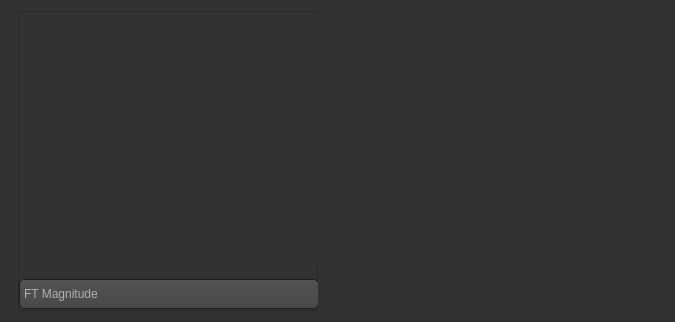
<?xml version="1.0" encoding="UTF-8"?>
<ui version="4.0">
 <class>image_widget_class</class>
 <widget class="QWidget" name="image_widget_class">
  <property name="geometry">
   <rect>
    <x>0</x>
    <y>0</y>
    <width>675</width>
    <height>322</height>
   </rect>
  </property>
  <property name="minimumSize">
   <size>
    <width>675</width>
    <height>322</height>
   </size>
  </property>
  <property name="maximumSize">
   <size>
    <width>676</width>
    <height>322</height>
   </size>
  </property>
  <property name="windowTitle">
   <string>Form</string>
  </property>
  <property name="styleSheet">
   <string notr="true">QToolTip
{
     border: 1px solid black;
     background-color: #ffa02f;
     padding: 1px;
     border-radius: 3px;
     opacity: 100;
}

QWidget
{
    color: #b1b1b1;
    background-color: #323232;
}

QTreeView, QListView
{
    background-color: silver;
    margin-left: 5px;
}

QWidget:item:hover
{
    background-color: QLinearGradient( x1: 0, y1: 0, x2: 0, y2: 1, stop: 0 #ffa02f, stop: 1 #ca0619);
    color: #000000;
}

QWidget:item:selected
{
    background-color: QLinearGradient( x1: 0, y1: 0, x2: 0, y2: 1, stop: 0 #ffa02f, stop: 1 #d7801a);
}

QMenuBar::item
{
    background: transparent;
}

QMenuBar::item:selected
{
    background: transparent;
    border: 1px solid #ffaa00;
}

QMenuBar::item:pressed
{
    background: #444;
    border: 1px solid #000;
    background-color: QLinearGradient(
        x1:0, y1:0,
        x2:0, y2:1,
        stop:1 #212121,
        stop:0.4 #343434/*,
        stop:0.2 #343434,
        stop:0.1 #ffaa00*/
    );
    margin-bottom:-1px;
    padding-bottom:1px;
}

QMenu
{
    border: 1px solid #000;
}

QMenu::item
{
    padding: 2px 20px 2px 20px;
}

QMenu::item:selected
{
    color: #000000;
}

QWidget:disabled
{
    color: #808080;
    background-color: #323232;
}

QAbstractItemView
{
    background-color: QLinearGradient( x1: 0, y1: 0, x2: 0, y2: 1, stop: 0 #4d4d4d, stop: 0.1 #646464, stop: 1 #5d5d5d);
}

QWidget:focus
{
    /*border: 1px solid darkgray;*/
}

QLineEdit
{
    background-color: QLinearGradient( x1: 0, y1: 0, x2: 0, y2: 1, stop: 0 #4d4d4d, stop: 0 #646464, stop: 1 #5d5d5d);
    padding: 1px;
    border-style: solid;
    border: 1px solid #1e1e1e;
    border-radius: 5;
}

QPushButton
{
    color: #b1b1b1;
    background-color: QLinearGradient( x1: 0, y1: 0, x2: 0, y2: 1, stop: 0 #565656, stop: 0.1 #525252, stop: 0.5 #4e4e4e, stop: 0.9 #4a4a4a, stop: 1 #464646);
    border-width: 1px;
    border-color: #1e1e1e;
    border-style: solid;
    border-radius: 6;
    padding: 3px;
    font-size: 12px;
    padding-left: 5px;
    padding-right: 5px;
    min-width: 40px;
}

QPushButton:pressed
{
    background-color: QLinearGradient( x1: 0, y1: 0, x2: 0, y2: 1, stop: 0 #2d2d2d, stop: 0.1 #2b2b2b, stop: 0.5 #292929, stop: 0.9 #282828, stop: 1 #252525);
}

QComboBox
{
    selection-background-color: #ffaa00;
    background-color: QLinearGradient( x1: 0, y1: 0, x2: 0, y2: 1, stop: 0 #565656, stop: 0.1 #525252, stop: 0.5 #4e4e4e, stop: 0.9 #4a4a4a, stop: 1 #464646);
    border-style: solid;
    border: 1px solid #1e1e1e;
    border-radius: 5;
}

QComboBox:hover,QPushButton:hover
{
    border: 2px solid QLinearGradient( x1: 0, y1: 0, x2: 0, y2: 1, stop: 0 #ffa02f, stop: 1 #d7801a);
}


QComboBox:on
{
    padding-top: 3px;
    padding-left: 4px;
    background-color: QLinearGradient( x1: 0, y1: 0, x2: 0, y2: 1, stop: 0 #2d2d2d, stop: 0.1 #2b2b2b, stop: 0.5 #292929, stop: 0.9 #282828, stop: 1 #252525);
    selection-background-color: #ffaa00;
}

QComboBox QAbstractItemView
{
    border: 2px solid darkgray;
    selection-background-color: QLinearGradient( x1: 0, y1: 0, x2: 0, y2: 1, stop: 0 #ffa02f, stop: 1 #d7801a);
}

QComboBox::drop-down
{
     subcontrol-origin: padding;
     subcontrol-position: top right;
     width: 15px;

     border-left-width: 0px;
     border-left-color: darkgray;
     border-left-style: solid; /* just a single line */
     border-top-right-radius: 3px; /* same radius as the QComboBox */
     border-bottom-right-radius: 3px;
 }

QComboBox::down-arrow
{
     image: url(:/qss_icons/DarkOrange/down_arrow.png);
}

QGroupBox
{
    border: 1px solid darkgray;
    margin-top: 10px;
}

QGroupBox:focus
{
    border: 1px solid darkgray;
}

QTextEdit:focus
{
    border: 1px solid darkgray;
}

QScrollBar:horizontal {
     border: 1px solid #222222;
     background: QLinearGradient( x1: 0, y1: 0, x2: 0, y2: 1, stop: 0.0 #121212, stop: 0.2 #282828, stop: 1 #484848);
     height: 7px;
     margin: 0px 16px 0 16px;
}

QScrollBar::handle:horizontal
{
      background: QLinearGradient( x1: 0, y1: 0, x2: 1, y2: 0, stop: 0 #ffa02f, stop: 0.5 #d7801a, stop: 1 #ffa02f);
      min-height: 20px;
      border-radius: 2px;
}

QScrollBar::add-line:horizontal {
      border: 1px solid #1b1b19;
      border-radius: 2px;
      background: QLinearGradient( x1: 0, y1: 0, x2: 1, y2: 0, stop: 0 #ffa02f, stop: 1 #d7801a);
      width: 14px;
      subcontrol-position: right;
      subcontrol-origin: margin;
}

QScrollBar::sub-line:horizontal {
      border: 1px solid #1b1b19;
      border-radius: 2px;
      background: QLinearGradient( x1: 0, y1: 0, x2: 1, y2: 0, stop: 0 #ffa02f, stop: 1 #d7801a);
      width: 14px;
     subcontrol-position: left;
     subcontrol-origin: margin;
}

QScrollBar::right-arrow:horizontal, QScrollBar::left-arrow:horizontal
{
      border: 1px solid black;
      width: 1px;
      height: 1px;
      background: white;
}

QScrollBar::add-page:horizontal, QScrollBar::sub-page:horizontal
{
      background: none;
}

QScrollBar:vertical
{
      background: QLinearGradient( x1: 0, y1: 0, x2: 1, y2: 0, stop: 0.0 #121212, stop: 0.2 #282828, stop: 1 #484848);
      width: 7px;
      margin: 16px 0 16px 0;
      border: 1px solid #222222;
}

QScrollBar::handle:vertical
{
      background: QLinearGradient( x1: 0, y1: 0, x2: 0, y2: 1, stop: 0 #ffa02f, stop: 0.5 #d7801a, stop: 1 #ffa02f);
      min-height: 20px;
      border-radius: 2px;
}

QScrollBar::add-line:vertical
{
      border: 1px solid #1b1b19;
      border-radius: 2px;
      background: QLinearGradient( x1: 0, y1: 0, x2: 0, y2: 1, stop: 0 #ffa02f, stop: 1 #d7801a);
      height: 14px;
      subcontrol-position: bottom;
      subcontrol-origin: margin;
}

QScrollBar::sub-line:vertical
{
      border: 1px solid #1b1b19;
      border-radius: 2px;
      background: QLinearGradient( x1: 0, y1: 0, x2: 0, y2: 1, stop: 0 #d7801a, stop: 1 #ffa02f);
      height: 14px;
      subcontrol-position: top;
      subcontrol-origin: margin;
}

QScrollBar::up-arrow:vertical, QScrollBar::down-arrow:vertical
{
      border: 1px solid black;
      width: 1px;
      height: 1px;
      background: white;
}


QScrollBar::add-page:vertical, QScrollBar::sub-page:vertical
{
      background: none;
}

QTextEdit
{
    background-color: #242424;
}

QPlainTextEdit
{
    background-color: #242424;
}

QHeaderView::section
{
    background-color: QLinearGradient(x1:0, y1:0, x2:0, y2:1, stop:0 #616161, stop: 0.5 #505050, stop: 0.6 #434343, stop:1 #656565);
    color: white;
    padding-left: 4px;
    border: 1px solid #6c6c6c;
}

QCheckBox:disabled
{
color: #414141;
}

QDockWidget::title
{
    text-align: center;
    spacing: 3px; /* spacing between items in the tool bar */
    background-color: QLinearGradient(x1:0, y1:0, x2:0, y2:1, stop:0 #323232, stop: 0.5 #242424, stop:1 #323232);
}

QDockWidget::close-button, QDockWidget::float-button
{
    text-align: center;
    spacing: 1px; /* spacing between items in the tool bar */
    background-color: QLinearGradient(x1:0, y1:0, x2:0, y2:1, stop:0 #323232, stop: 0.5 #242424, stop:1 #323232);
}

QDockWidget::close-button:hover, QDockWidget::float-button:hover
{
    background: #242424;
}

QDockWidget::close-button:pressed, QDockWidget::float-button:pressed
{
    padding: 1px -1px -1px 1px;
}

QMainWindow::separator
{
    background-color: QLinearGradient(x1:0, y1:0, x2:0, y2:1, stop:0 #161616, stop: 0.5 #151515, stop: 0.6 #212121, stop:1 #343434);
    color: white;
    padding-left: 4px;
    border: 1px solid #4c4c4c;
    spacing: 3px; /* spacing between items in the tool bar */
}

QMainWindow::separator:hover
{

    background-color: QLinearGradient(x1:0, y1:0, x2:0, y2:1, stop:0 #d7801a, stop:0.5 #b56c17 stop:1 #ffa02f);
    color: white;
    padding-left: 4px;
    border: 1px solid #6c6c6c;
    spacing: 3px; /* spacing between items in the tool bar */
}

QToolBar::handle
{
     spacing: 3px; /* spacing between items in the tool bar */
     background: url(:/qss_icons/DarkOrange/handle.png);
}

QMenu::separator
{
    height: 2px;
    background-color: QLinearGradient(x1:0, y1:0, x2:0, y2:1, stop:0 #161616, stop: 0.5 #151515, stop: 0.6 #212121, stop:1 #343434);
    color: white;
    padding-left: 4px;
    margin-left: 10px;
    margin-right: 5px;
}

QProgressBar
{
    border: 2px solid grey;
    border-radius: 5px;
    text-align: center;
}

QProgressBar::chunk
{
    background-color: #d7801a;
    width: 2.15px;
    margin: 0.5px;
}

QTabBar::tab {
    color: #b1b1b1;
    border: 1px solid #444;
    border-bottom-style: none;
    background-color: #323232;
    padding-left: 10px;
    padding-right: 10px;
    padding-top: 3px;
    padding-bottom: 2px;
    margin-right: -1px;
}

QTabWidget::pane {
    border: 1px solid #444;
    top: 1px;
}

QTabBar::tab:last
{
    margin-right: 0; /* the last selected tab has nothing to overlap with on the right */
    border-top-right-radius: 3px;
}

QTabBar::tab:first:!selected
{
 margin-left: 0px; /* the last selected tab has nothing to overlap with on the right */


    border-top-left-radius: 3px;
}

QTabBar::tab:!selected
{
    color: #b1b1b1;
    border-bottom-style: solid;
    margin-top: 3px;
    background-color: QLinearGradient(x1:0, y1:0, x2:0, y2:1, stop:1 #212121, stop:.4 #343434);
}

QTabBar::tab:selected
{
    border-top-left-radius: 3px;
    border-top-right-radius: 3px;
    margin-bottom: 0px;
}

QTabBar::tab:!selected:hover
{
    /*border-top: 2px solid #ffaa00;
    padding-bottom: 3px;*/
    border-top-left-radius: 3px;
    border-top-right-radius: 3px;
    background-color: QLinearGradient(x1:0, y1:0, x2:0, y2:1, stop:1 #212121, stop:0.4 #343434, stop:0.2 #343434, stop:0.1 #ffaa00);
}

QRadioButton::indicator:checked, QRadioButton::indicator:unchecked{
    color: #b1b1b1;
    background-color: #323232;
    border: 1px solid #b1b1b1;
    border-radius: 6px;
}

QRadioButton::indicator:checked
{
    background-color: qradialgradient(
        cx: 0.5, cy: 0.5,
        fx: 0.5, fy: 0.5,
        radius: 1.0,
        stop: 0.25 #ffaa00,
        stop: 0.3 #323232
    );
}

QCheckBox::indicator{
    color: #b1b1b1;
    background-color: #323232;
    border: 1px solid #b1b1b1;
    width: 9px;
    height: 9px;
}

QRadioButton::indicator
{
    border-radius: 6px;
}

QRadioButton::indicator:hover, QCheckBox::indicator:hover
{
    border: 1px solid #ffaa00;
}

QCheckBox::indicator:checked
{
    image:url(:/qss_icons/DarkOrange/checkbox.png);
}

QCheckBox::indicator:disabled, QRadioButton::indicator:disabled
{
    border: 1px solid #444;
}


QSlider::groove:horizontal {
    border: 1px solid #3A3939;
    height: 8px;
    background: #201F1F;
    margin: 2px 0;
    border-radius: 2px;
}

QSlider::handle:horizontal {
    background: QLinearGradient( x1: 0, y1: 0, x2: 0, y2: 1,
      stop: 0.0 silver, stop: 0.2 #a8a8a8, stop: 1 #727272);
    border: 1px solid #3A3939;
    width: 14px;
    height: 14px;
    margin: -4px 0;
    border-radius: 2px;
}

QSlider::groove:vertical {
    border: 1px solid #3A3939;
    width: 8px;
    background: #201F1F;
    margin: 0 0px;
    border-radius: 2px;
}

QSlider::handle:vertical {
    background: QLinearGradient( x1: 0, y1: 0, x2: 0, y2: 1, stop: 0.0 silver,
      stop: 0.2 #a8a8a8, stop: 1 #727272);
    border: 1px solid #3A3939;
    width: 14px;
    height: 14px;
    margin: 0 -4px;
    border-radius: 2px;
}

QAbstractSpinBox {
    padding-top: 2px;
    padding-bottom: 2px;
    border: 1px solid darkgray;

    border-radius: 2px;
    min-width: 50px;
}


</string>
  </property>
  <layout class="QHBoxLayout" name="horizontalLayout">
   <item>
    <widget class="QFrame" name="frame">
     <property name="minimumSize">
      <size>
       <width>300</width>
       <height>300</height>
      </size>
     </property>
     <property name="maximumSize">
      <size>
       <width>300</width>
       <height>300</height>
      </size>
     </property>
     <property name="frameShape">
      <enum>QFrame::StyledPanel</enum>
     </property>
     <property name="frameShadow">
      <enum>QFrame::Raised</enum>
     </property>
     <property name="lineWidth">
      <number>0</number>
     </property>
     <layout class="QVBoxLayout" name="verticalLayout">
      <property name="spacing">
       <number>0</number>
      </property>
      <property name="leftMargin">
       <number>0</number>
      </property>
      <property name="topMargin">
       <number>0</number>
      </property>
      <property name="rightMargin">
       <number>0</number>
      </property>
      <property name="bottomMargin">
       <number>0</number>
      </property>
      <item>
       <widget class="GraphicsLayoutWidget" name="imageViewer" native="true">
        <property name="minimumSize">
         <size>
          <width>300</width>
          <height>250</height>
         </size>
        </property>
        <property name="maximumSize">
         <size>
          <width>300</width>
          <height>250</height>
         </size>
        </property>
       </widget>
      </item>
      <item>
       <spacer name="verticalSpacer">
        <property name="orientation">
         <enum>Qt::Vertical</enum>
        </property>
        <property name="sizeType">
         <enum>QSizePolicy::Fixed</enum>
        </property>
        <property name="sizeHint" stdset="0">
         <size>
          <width>20</width>
          <height>15</height>
         </size>
        </property>
       </spacer>
      </item>
      <item>
       <widget class="QComboBox" name="FTComponentComboBox">
        <property name="minimumSize">
         <size>
          <width>300</width>
          <height>30</height>
         </size>
        </property>
        <property name="maximumSize">
         <size>
          <width>300</width>
          <height>30</height>
         </size>
        </property>
        <item>
         <property name="text">
          <string>FT Magnitude</string>
         </property>
        </item>
        <item>
         <property name="text">
          <string>FT Phase</string>
         </property>
        </item>
        <item>
         <property name="text">
          <string>FT Real</string>
         </property>
        </item>
        <item>
         <property name="text">
          <string>FT Imaginary</string>
         </property>
        </item>
       </widget>
      </item>
     </layout>
    </widget>
   </item>
   <item>
    <spacer name="horizontalSpacer">
     <property name="orientation">
      <enum>Qt::Horizontal</enum>
     </property>
     <property name="sizeType">
      <enum>QSizePolicy::Fixed</enum>
     </property>
     <property name="sizeHint" stdset="0">
      <size>
       <width>25</width>
       <height>20</height>
      </size>
     </property>
    </spacer>
   </item>
   <item>
    <widget class="GraphicsLayoutWidget" name="ft_component" native="true">
     <property name="minimumSize">
      <size>
       <width>300</width>
       <height>300</height>
      </size>
     </property>
     <property name="maximumSize">
      <size>
       <width>300</width>
       <height>300</height>
      </size>
     </property>
    </widget>
   </item>
  </layout>
 </widget>
 <customwidgets>
  <customwidget>
   <class>GraphicsLayoutWidget</class>
   <extends>QWidget</extends>
   <header>pyqtgraph</header>
   <container>1</container>
  </customwidget>
 </customwidgets>
 <resources/>
 <connections/>
</ui>
